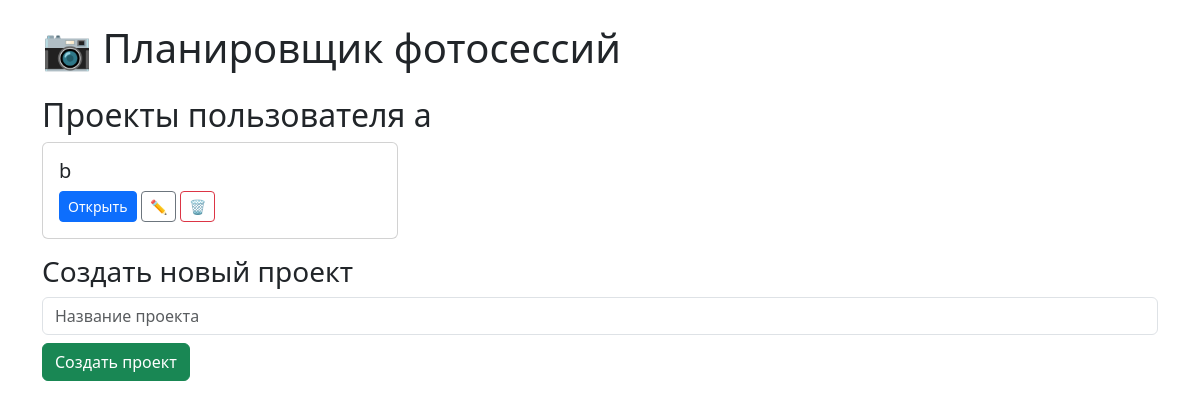
The page /user/1 on the database as committed earlier.
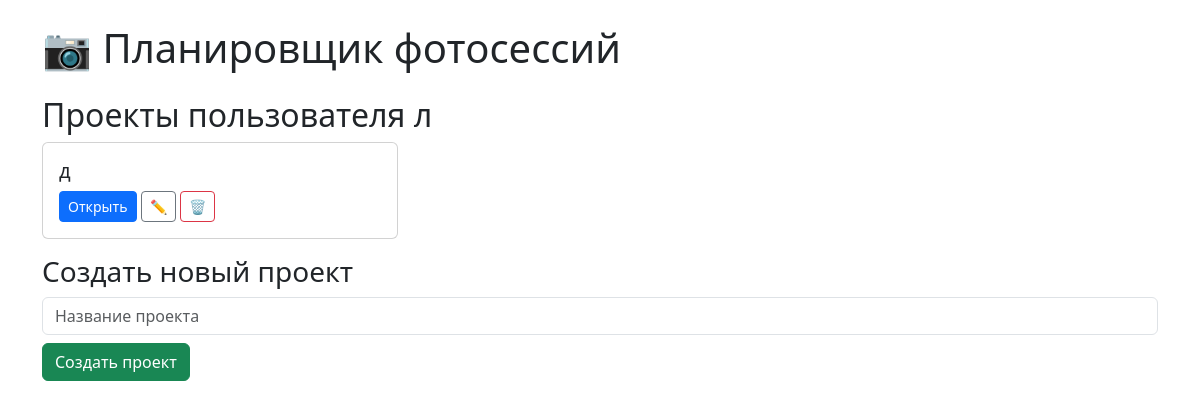
The same page on the database as committed later.
### tables this page shows
CREATE TABLE user (
                id INTEGER PRIMARY KEY AUTOINCREMENT,
                username TEXT UNIQUE NOT NULL
            );

CREATE TABLE project (
                id INTEGER PRIMARY KEY AUTOINCREMENT,
                name TEXT NOT NULL,
                user_id INTEGER,
                FOREIGN KEY(user_id) REFERENCES user(id)
            );

### photoshoot_planner/app.py (the view)
@app.route('/user/<int:user_id>')
def user_projects(user_id):
    with get_db_connection() as conn:
        user = conn.execute('SELECT * FROM user WHERE id=?', (user_id,)).fetchone()
        projects = conn.execute('SELECT * FROM project WHERE user_id=?', (user_id,)).fetchall()
    return render_template('user_projects.html', user=user, projects=projects)

### photoshoot_planner/app.py (called while the page is built)
def get_db_connection():
    conn = sqlite3.connect(DB_PATH, timeout=10, isolation_level=None)
    conn.execute('PRAGMA journal_mode=WAL;')  # включаем write-ahead logging
    return conn

### photoshoot_planner/templates/user_projects.html
{% extends 'base.html' %}
{% block content %}
<h2>Проекты пользователя {{ user[1] }}</h2>
{% if projects %}
  <div class="row">
    {% for project in projects %}
      <div class="col-md-4 mb-3">
        <div class="card h-100">
          <div class="card-body">
            <h5 class="card-title">{{ project[1] }}</h5>
            <a href="{{ url_for('view_project', project_id=project[0]) }}" class="btn btn-primary btn-sm">Открыть</a>
            <a href="{{ url_for('edit_project', project_id=project[0]) }}" class="btn btn-outline-secondary btn-sm">✏️</a>
            <form action="{{ url_for('delete_project', project_id=project[0]) }}" method="POST" style="display:inline;" onsubmit="return confirm('Удалить проект?');">
              <button type="submit" class="btn btn-outline-danger btn-sm">🗑</button>
            </form>
          </div>
        </div>
      </div>
    {% endfor %}
  </div>
{% else %}
  <p>Нет проектов.</p>
{% endif %}
<h3>Создать новый проект</h3>
<form method="post" action="{{ url_for('create_project', user_id=user[0]) }}">
    <input type="text" name="name" class="form-control mb-2" placeholder="Название проекта" required>
    <button type="submit" class="btn btn-success">Создать проект</button>
</form>
{% endblock %}

### photoshoot_planner/templates/base.html (shortened to what this page needs)
<!doctype html>
<html>
<head>
    <link href="https://cdn.jsdelivr.net/npm/bootstrap@5.3.0/dist/css/bootstrap.min.css" rel="stylesheet">
</head>
<body class="p-4">
    <div class="container">
        <h1 class="mb-4">📷 Планировщик фотосессий</h1>
        {% block content %}{% endblock %}
    </div>
</body>
</html>

Rows that differ between the two databases and show on the page:
changed user: username "a" → "л"
changed project: name "b" → "д"
